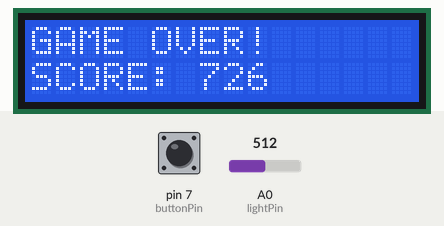
Simulated run of this sketch. Board: Arduino Uno, built with avr-gcc and run on an emulated ATmega328P. On the bench: 16×2 character LCD. The test bench sets the inputs (shaded band); at power-on: pin 7 (buttonPin) LOW, A0 (lightPin) = 512. Random numbers use the default seed unless the sketch sets one; what the sketch prints to the serial monitor is not drawn.

Above: at 1.2 s.
1.3 s: pin 7 (buttonPin) pulled HIGH for 1 s
At 1.98 s:
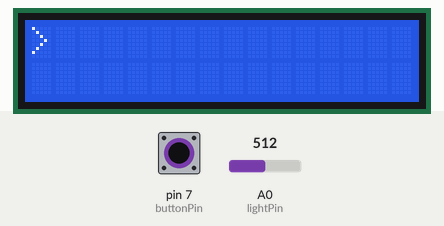
3.9 s: pin 7 (buttonPin) pulled HIGH for 3.2 s
At 4.87 s:
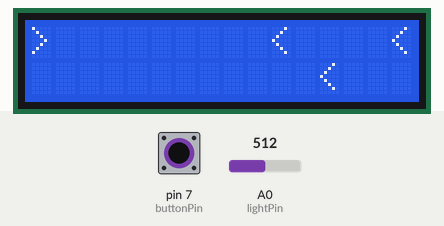
Timing chart, 0 to 6.9 s (numbered marks = the images above; inputs shaded):
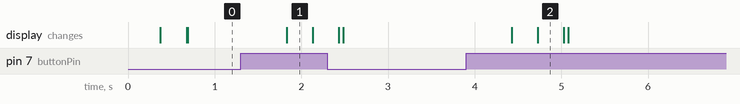

Measured:
- after the input at 1.3 s, the display: changes after 0.53 s (image 1)
- after the input at 3.9 s, the display: first changes after 0.53 s (image 2 shows a later state)

The sketch:

carGame.ino
```cpp
#include <LiquidCrystal.h>
//The delay between each loop
const int TIME_INTERVAL = 10;

//initialize LCD object
int RSPin = 13;
int enablePin =12;
int d4 = 11;
int d5 = 10;
int d6 = 9;
int d7 = 8;
LiquidCrystal lcd(RSPin, enablePin, d4, d5, d6, d7);

int buttonPin = 7;
int lightPin = 0;

int lastButtonState = LOW;
int buttonState = LOW;

//the variables to control the game speed
int gameSpeed = 100;
int charge = 100;
int currentCharge = 0;

//tells which lane does the player's car is running on
int playerPosition = 0;

//to hold light data
int brightness;

//controls how fast the incoming vehicle initialized
int nextEnemy = 50;

//determine the state of the game
bool gameOver = false;
int score = 0;

//the array is to store the information of the position of the elements
//0 means nothing there, 1 means incoming vehicle, -1 means player
//the screen can display 32 characters in 2 rows
int gameBoard[32] = {0};

void setup() {
  // put your setup code here, to run once:
  Serial.begin(9600);
  lcd.begin(16,2);
  Serial.println("game initialized");
  pinMode(buttonPin, INPUT);
  pinMode(lightPin, INPUT);
  lcd.clear();
  //set player position to the first item of the array
  gameBoard[0] = -1;
}

void loop() {
  int buttonState = digitalRead(buttonPin);
  if(!gameOver)
  {
    brightness = analogRead(lightPin);
    //set the charge value based on the brightness
    charge = sqrt(brightness)*4;
    if(buttonState != lastButtonState)
    {
      if(buttonState == HIGH)
      //the button is pressed, switch player position
      {
        switchPlayerPosition();
      }
    }
    //draw the elements to the lcd based on the information of the elements
    draw();
    //move the elements
    moving();
    //create new incoming vehicle
    initializeEnemy();
    //incremented the score
    score += sqrt(brightness);
  }
  else
  //the game is over
  {
    //output score to lcd
    lcd.setCursor(0, 0);
    lcd.print("GAME OVER!");
    lcd.setCursor(0, 1);
    lcd.print("SCORE: ");
    lcd.print(String(score));

    if(buttonState != lastButtonState)
    {
      if(buttonState == HIGH)
      {
         delay(500);
         //button is held for more than 0.5 second
         if(digitalRead(buttonPin) == HIGH)
         {
          //reinitialize the game to restart
          reset();
         }
      }
    }
  }
  lastButtonState = buttonState;
  delay(10);
  //current charge will be used to compared with gameSpeed and hence decide whether we move the incoming vehicle forward
  currentCharge += charge;

}

void switchPlayerPosition()
{
  if(gameBoard[0] == -1)
  {
    //the 16th element of the array will be displayed on the second row of the lcd
    gameBoard[16] = -1;
    gameBoard[0] = 0;
  }
  else
  {
    gameBoard[16] = 0;
    gameBoard[0] = -1;
  }
}

void draw()
{
  //iterate the list of elements
  for(int i = 0; i < 32; i++)
  {
    //the first argument of setCursor() determines the x coordinate
    //the second argument of setCursor() determines the y coordinate
    lcd.setCursor(i % 16, i / 16);
    if(gameBoard[i] > 0)
    //incoming vehicle
    {
      lcd.print('<');
    }
    else if(gameBoard[i] == 0)
    //nothing
    {
      lcd.print(' ');
    }
    else
    //player's car
    {
      lcd.print('>');
    }
  }

}

void moving()
{
  if(currentCharge > gameSpeed)
  //trigger move event
  {
    //iterate the list
    for(int i = 0; i < 32; i++)
    {
      if(gameBoard[i] == 1)
      //only incoming vehicle moves forward
      {
        //remove the vehicle from current position
        gameBoard[i] = 0;
        if(i >= 1)
        //not at the edge of lcd
        {
          if(gameBoard[i - 1] == -1)
          //player's car is on the next position, crash occurs
          {
            gameOver = true;
            lcd.clear();
          }
          else
          //player's car is not on the next position
          {
            if(i != 16)
            //gameBoard[16] is also the edge, we can move the vehicle forward if that's not the case
            {
              gameBoard[i - 1] = 1;
            }
          }
        }
      }

    }
    //reset currentCharge to 0
    currentCharge = 0;
  }
}


void initializeEnemy()
{
  //incremented the value of nextEnemy based on the brightness
  nextEnemy = nextEnemy + sqrt(brightness);
  if(nextEnemy >= gameSpeed)
  //trigger incoming vehicle initialization
  {
    //get a random number
    int num = rand() % 800;
    if(num < brightness)
    //create new incoming vehicle
    {
        //decide which lane to be the born location
        if(num < brightness / 2)
        {
          gameBoard[15] = 1;
        }
        else
        {
          gameBoard[31] = 1;
        }
        nextEnemy = 0;
    }
  }
}

void reset()
{
  gameOver = false;
  memset(gameBoard, 0, sizeof(gameBoard));
  score = 0;
  gameBoard[0] = -1;
}
```
